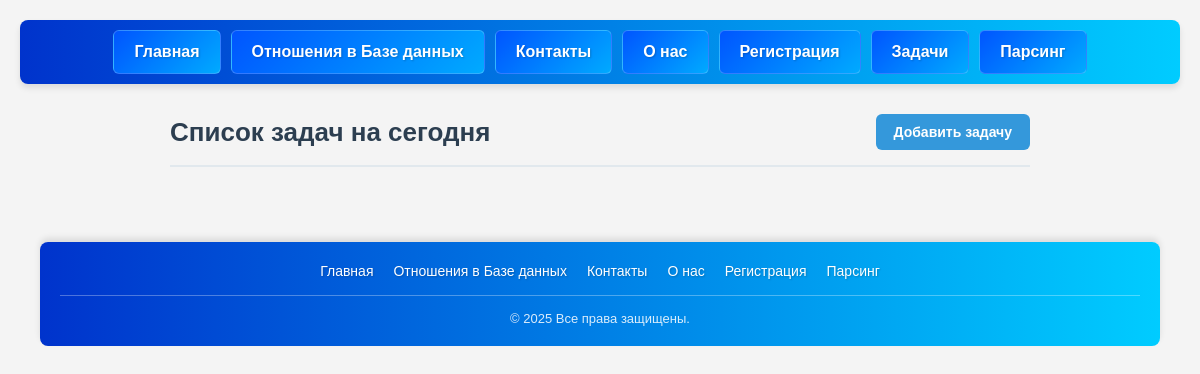
The page /todo_list/ on the database as committed earlier.
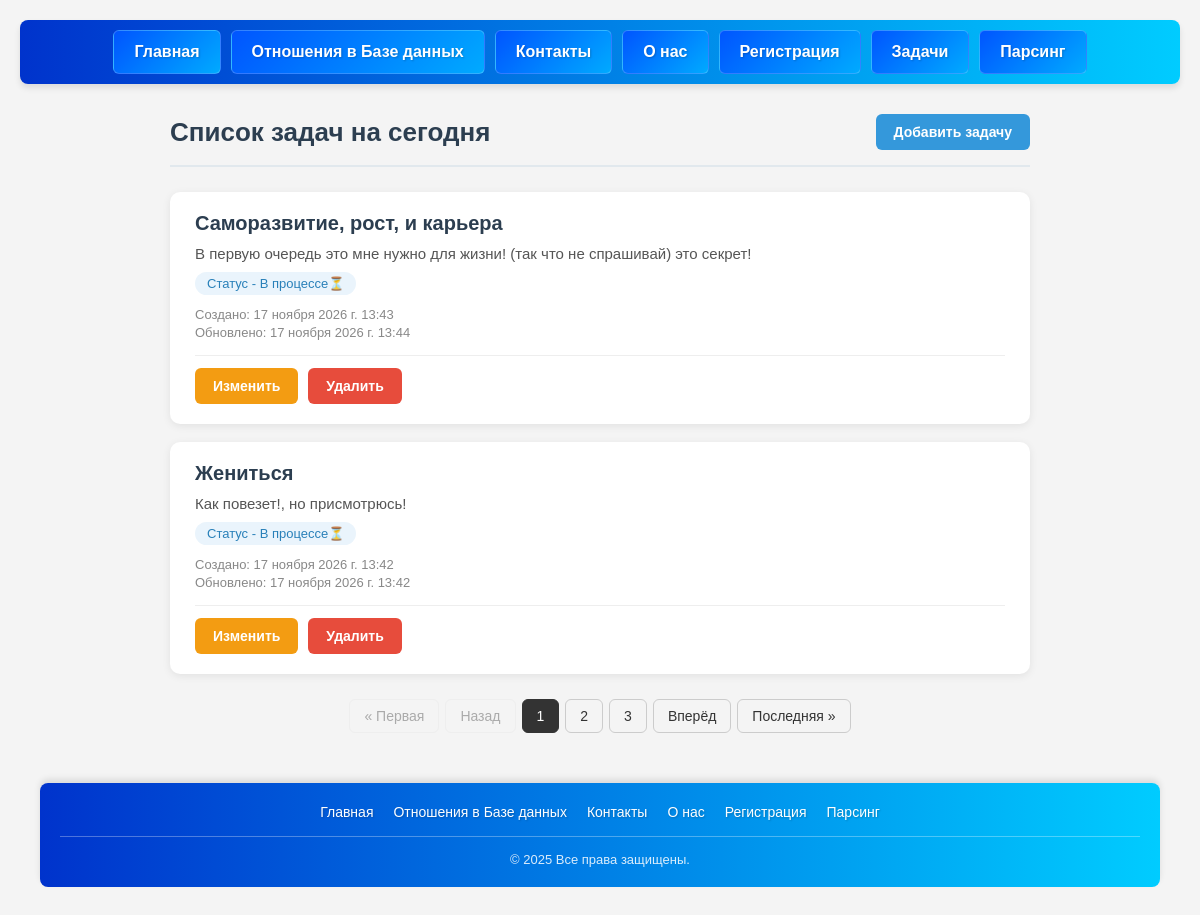
The same page on the database as committed later.
### todo/models.py (models this page shows)
class Todo(models.Model):
    title = models.CharField(max_length=100, verbose_name='Что планируете?')
    description = models.TextField(verbose_name='Как планируете сделать?', blank=True)
    CHEKING = (
        ('Выполнено✅', 'Выполнено✅'),
        ('В процессе⏳', 'В процессе⏳'),
        ('Не выполнено🚫', 'Не выполнено🚫')
    )
    cheking = models.CharField(max_length=100, default='Не выполнено🚫',
                               choices=CHEKING, verbose_name='Выберите статус')
    created_at = models.DateTimeField(auto_now_add=True)
    upated_at = models.DateTimeField(auto_now=True)

### todo/views.py (the view)
# urls.py: path('todo_list/', read_todo_view, name='read'),
def read_todo_view(request):
    if request.method == "GET":
        todo = Todo.objects.all().order_by("-id")
        paginator_todo = Paginator(todo, 2)
        page = request.GET.get('page')
        page_obj = paginator_todo.get_page(page)
    return render(request, 'todo/todo_list.html', {'todo': page_obj})

### templates/todo/todo_list.html
{% load static %}
{% include 'layouts/header.html' %}
<link rel="stylesheet" href="{% static 'css/crud.css' %}">
<div class="container">
    <div class="page-header">
        <h1>Список задач на сегодня</h1>
        <a href="{% url 'create' %}" class="btn btn-add">Добавить задачу</a>
    </div>
    <ul class="todo-list">
        {% for i in todo %}
        <li class="todo-item">
            <div class="todo-content">
                <h2>{{ i.title }}</h2>
                {% if i.description %}
                <p class="todo-description">{{ i.description }}</p>
                {% else %}
                <p class="todo-description empty">Описание не указано!</p>
                {% endif %}
                <p class="todo-status">Статус - {{ i.cheking }}</p>
                <div class="todo-dates">
                    <p>Создано: {{ i.created_at }}</p>
                    <p>Обновлено: {{ i.upated_at }}</p>
                </div>
            </div>
            <div class="todo-actions">
                <a href="/todo_list/{{ i.id }}/update/" class="btn btn-edit">Изменить</a>
                <a href="/todo_list/{{ i.id }}/delete/" class="btn btn-delete">Удалить</a>
            </div>
        </li>
        {% endfor %}
    </ul>
    {% if todo.has_other_pages %}
    <nav class="pagination">
        {% if todo.has_previous %}
            <a href="?page=1" class="page-link">&laquo; Первая</a>
            <a href="?page={{ todo.previous_page_number }}" class="page-link">Назад</a>
        {% else %}
            <span class="page-link disabled">&laquo; Первая</span>
            <span class="page-link disabled">Назад</span>
        {% endif %}
        {% for num in todo.paginator.page_range %}
            {% if todo.number == num %}
                <span class="page-link active">{{ num }}</span>
            {% elif num > todo.number|add:'-3' and num < todo.number|add:'3' %}
                <a href="?page={{ num }}" class="page-link">{{ num }}</a>
            {% endif %}
        {% endfor %}
        {% if todo.has_next %}
            <a href="?page={{ todo.next_page_number }}" class="page-link">Вперёд</a>
            <a href="?page={{ todo.paginator.num_pages }}" class="page-link">Последняя &raquo;</a>
        {% else %}
            <span class="page-link disabled">Вперёд</span>
            <span class="page-link disabled">Последняя &raquo;</span>
        {% endif %}
    </nav>
    {% endif %}
</div>
{% include 'layouts/footer.html' %}

### templates/layouts/header.html (shortened to what this page needs)
{% load static %}
<!DOCTYPE html>
<html lang="en">
<head>
    <link rel="stylesheet" href="{% static 'css/header_and_footer.css' %}">
</head>
<body>
     <nav class="navbar">
        <ul class="nav-menu">
            <li class="nav-item"><a href="{% url 'main_page' %}" class="nav-link">Главная</a></li>
            <li class="nav-item"><a href="{% url 'car_list' %}" class="nav-link">Отношения в Базе данных</a></li>
            <li class="nav-item"><a href="{% url 'cont' %}" class="nav-link">Контакты</a></li>
            <li class="nav-item"><a href="{% url 'about' %}" class="nav-link">О нас</a></li>
            <li class="nav-item"><a href="{% url 'register' %}" class="nav-link">Регистрация</a></li>
            <li class="nav-item"><a href="{% url 'read' %}" class="nav-link">Задачи</a></li>
            <li class="nav-item"><a href="{% url 'rezka' %}" class="nav-link">Парсинг</a></li>
        </ul>
    </nav>

### templates/layouts/footer.html
{% load static %}
    <footer class="footer">
        <ul class="footer-menu">
            <li><a href="#" class="footer-link">Главная</a></li>
            <li><a href="#" class="footer-link">Отношения в Базе данных</a></li>
            <li><a href="#" class="footer-link">Контакты</a></li>
            <li><a href="#" class="footer-link">О нас</a></li>
            <li><a href="#" class="footer-link">Регистрация</a></li>
            <li><a href="#" class="footer-link">Парсинг</a></li>
        </ul>
        <p class="footer-copy">&copy; 2025 Все права защищены.</p>
    </footer>
</body>
</html>

### static/css/header_and_footer.css (style rules this page uses)
* { margin: 0; padding: 0; box-sizing: border-box; font-family: Arial, sans-serif; }
body { background-color: #f4f4f4; padding: 20px; }
.navbar { background: linear-gradient(90deg, #0033cc 0%, #00ccff 100%); padding: 10px 0; border-radius: 8px; box-shadow: 0 4px 6px rgba(0, 0, 0, 0.1); }
.nav-menu { list-style: none; display: flex; justify-content: center; flex-wrap: wrap; gap: 10px; padding: 0 15px; }
.nav-link { display: block; text-decoration: none; color: #ffffff; font-size: 16px; font-weight: 600; padding: 12px 20px; border-radius: 6px; background: linear-gradient(135deg, #0055ff 0%, #00aaff 100%); transition: all 0.3s ease; text-shadow: 1px 1px 2px rgba(0, 0, 0, 0.2); border: 1px solid rgba(255, 255, 255, 0.2); }
.footer { background: linear-gradient(90deg, #0033cc 0%, #00ccff 100%); color: #ffffff; margin: 20px; padding: 20px; border-radius: 8px; box-shadow: 0 -4px 6px rgba(0, 0, 0, 0.1); text-align: center; }
.footer-menu { list-style: none; display: flex; flex-wrap: wrap; justify-content: center; gap: 20px; margin-bottom: 15px; }
.footer-link { color: #ffffff; text-decoration: none; font-size: 14px; transition: all 0.3s ease; text-shadow: 1px 1px 2px rgba(0, 0, 0, 0.2); }
.footer-copy { font-size: 13px; color: rgba(255, 255, 255, 0.85); border-top: 1px solid rgba(255, 255, 255, 0.3); padding-top: 15px; margin-top: 5px; }

### static/css/crud.css (style rules this page uses)
.container { max-width: 900px; margin: 0 auto; padding: 30px 20px; }
.btn { display: inline-block; padding: 10px 18px; border: none; border-radius: 6px; font-size: 14px; font-weight: 600; text-decoration: none; cursor: pointer; transition: all 0.2s ease; }
.btn-add { background-color: #3498db; color: #fff; }
.btn-edit { background-color: #f39c12; color: #fff; }
.btn-delete { background-color: #e74c3c; color: #fff; }
.page-header { display: flex; justify-content: space-between; align-items: center; margin-bottom: 25px; padding-bottom: 15px; border-bottom: 2px solid #e1e8ed; }
.page-header h1 { font-size: 26px; color: #2c3e50; }
.todo-list { list-style: none; }
.todo-item { background-color: #fff; border-radius: 10px; padding: 20px 25px; margin-bottom: 18px; box-shadow: 0 2px 8px rgba(0, 0, 0, 0.08); transition: box-shadow 0.2s ease; }
.todo-content h2 { font-size: 20px; color: #2c3e50; margin-bottom: 10px; }
.todo-description { color: #555; margin-bottom: 10px; font-size: 15px; }
.todo-status { display: inline-block; background-color: #eaf4fc; color: #2980b9; padding: 4px 12px; border-radius: 12px; font-size: 13px; margin-bottom: 12px; }
.todo-dates { font-size: 13px; color: #888; margin-bottom: 15px; }
.todo-dates p { margin-bottom: 3px; }
.todo-actions { display: flex; gap: 10px; padding-top: 12px; border-top: 1px solid #eee; }
.pagination { display: flex; justify-content: center; flex-wrap: wrap; gap: 6px; margin-top: 25px; }
.page-link { display: inline-block; padding: 8px 14px; border: 1px solid #ccc; border-radius: 6px; color: #333; text-decoration: none; font-size: 14px; transition: 0.2s; }
.page-link.active { background: #333; color: #fff; border-color: #333; cursor: default; }
.page-link.disabled { color: #aaa; border-color: #eee; cursor: not-allowed; }

Rows that differ between the two databases and show on the page:
added Todo: title "Саморазвитие, рост, и карьера", description "В первую очередь это мне нужно для жизни! (так что не спрашивай) это секрет!", cheking "В процессе⏳", created_at "17 ноября 2026 г. 13:43", upated_at "17 ноября 2026 г. 13:44"
added Todo: title "Жениться", description "Как повезет!, но присмотрюсь!", cheking "В процессе⏳", created_at "17 ноября 2026 г. 13:42", upated_at "17 ноября 2026 г. 13:42"
Other text that changed with them:
text now shown: "« Первая Назад Вперёд Последняя »"
new list line: "1"
new list line: "2"
new list line: "3"
